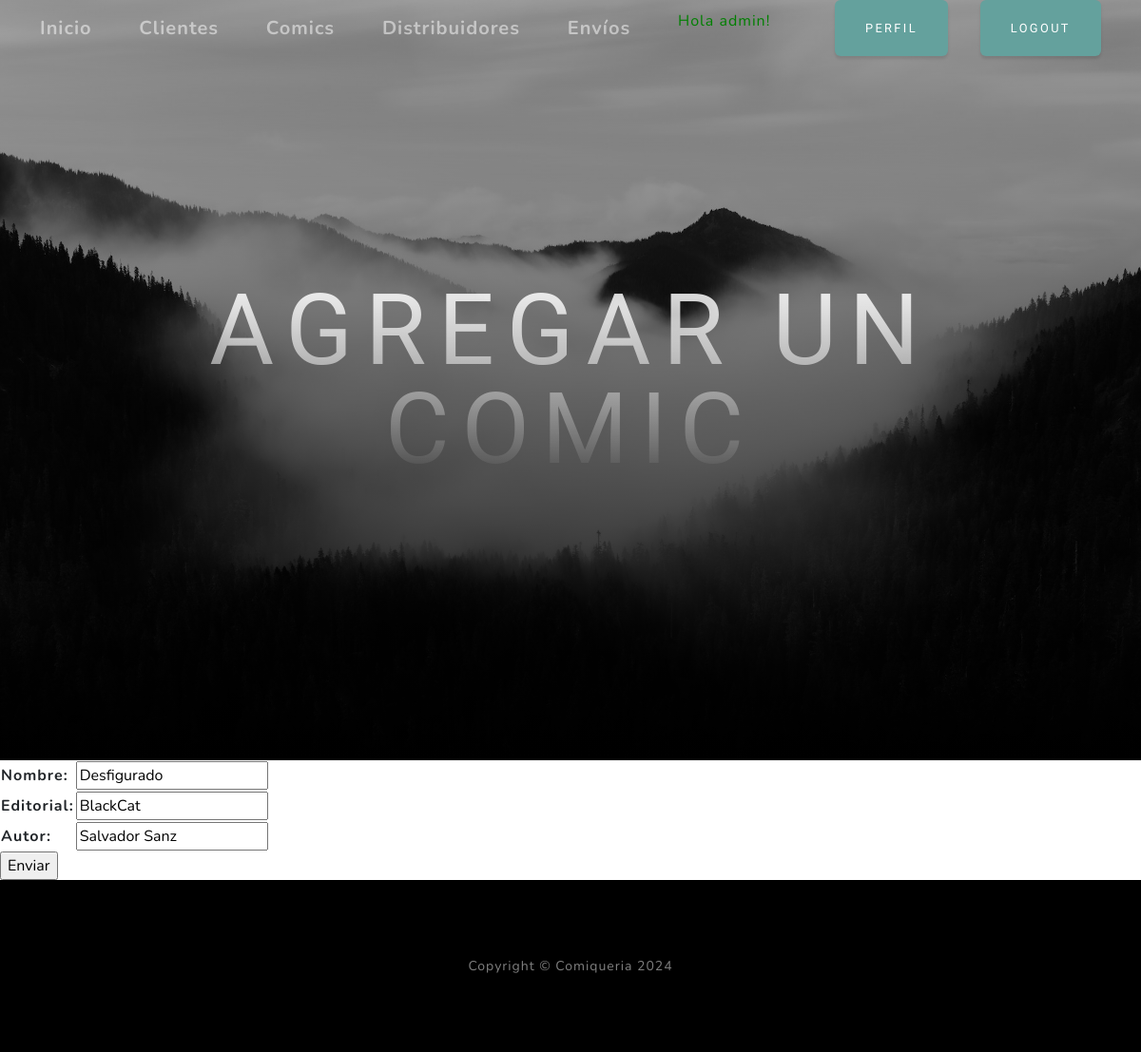
Screenshot of /comiqueriapp/modificar_comic/2/ (signed in) with the database file from the repository.
### comiqueriapp/models.py (models this page shows, shortened)
class Comic(models.Model):
    nombre = models.CharField(max_length=50)
    editorial = models.CharField(max_length=50)
    autor = models.CharField(max_length=50)
    class Meta:
        ordering = ["nombre"]

### comiqueriapp/views.py (the view)
# urls.py: path('modificar_comic/<id_comic>/', modificarComic, name="modificarComic"),
def modificarComic(request, id_comic):
    comic= Comic.objects.get(id=id_comic)
    if request.method == "POST":
        miForm = ComicForm(request.POST)
        if miForm.is_valid():
            comic.nombre = miForm.cleaned_data.get("nombre")
            comic.editorial = miForm.cleaned_data.get("editorial")
            comic.autor = miForm.cleaned_data.get("autor")
            comic.save()
            return redirect(reverse_lazy('comic'))
    else:
        miForm = ComicForm(initial={
            'nombre': comic.nombre,
            'editorial': comic.editorial,
            'autor': comic.autor,
        })
        return render(request, "comiqueriapp/comicForm.html", {"form": miForm})

### comiqueriapp/forms.py
class ComicForm(forms.Form):
    nombre = forms.CharField(max_length=50, required=True)
    editorial = forms.CharField(max_length=50, required=True)
    autor = forms.CharField(required=True)

### comiqueriapp/templates/comiqueriapp/comicForm.html (shortened to what this page needs)
{% extends 'comiqueriapp/home.html' %}
{% block titulo %}
<h1 class="mx-auto my-0 text-uppercase">Agregar un comic</h1>
{% endblock titulo %}
{% block contenido %}
<form action="" method="post">
    <table>
    {{ form.as_table }}
    </table>
    <input type="submit" value="Enviar">
</form>
{% endblock contenido %}

### comiqueriapp/templates/comiqueriapp/home.html (shortened to what this page needs)
<!DOCTYPE html>
<html lang="en">
    <head>
        {% load static %}
        <link href="{% static 'css/styles.css' %}" rel="stylesheet" />
    </head>
    <body id="page-top">
        <nav class="navbar navbar-expand-lg navbar-light fixed-top" id="mainNav">
            <div class="container">
                <a class="navbar-brand" href="{% url 'home' %}">Inicio</a>
                {% if user.is_authenticated %}
                    <a class="navbar-brand" href="{% url 'cliente' %}">Clientes</a>
                    <a class="navbar-brand" href="{% url 'comic' %}">Comics</a>
                    <a class="navbar-brand" href="{% url 'distribuidor' %}">Distribuidores</a>
                    <a class="navbar-brand" href="{% url 'envio' %}">Envíos</a>
                    <p style="color:green">Hola {{user.username}}!</p>
                    <a class="btn btn-primary" href="{% url 'editar_perfil' %}">Perfil</a>
                    <a class="btn btn-primary" href="{% url 'logout' %}">Logout</a>
                {% else %}
                    <a class="btn btn primary" href="{% url 'login' %}">Login</a>
                    <a class="btn btn success" href="{% url 'registro' %}">Registro</a>
                {% endif %}
            </div>
        </nav>
        <header class="masthead">
            <div class="container px-4 px-lg-5 d-flex h-100 align-items-center justify-content-center">
                <div class="d-flex justify-content-center">
                    <div class="text-center">
                        {% block titulo %}{% endblock titulo %}
                    </div>
                </div>
            </div>
        </header>
        {% block contenido %}
        {% endblock contenido %}
        <footer class="footer bg-black small text-center text-white-50"><div class="container px-4 px-lg-5">Copyright &copy; Comiqueria 2024</div></footer>
    </body>
</html>

### rows the page displays
Comic: nombre "Desfigurado", editorial "BlackCat", autor "Salvador Sanz"

### other values shown
{{ user.username }} "admin"
